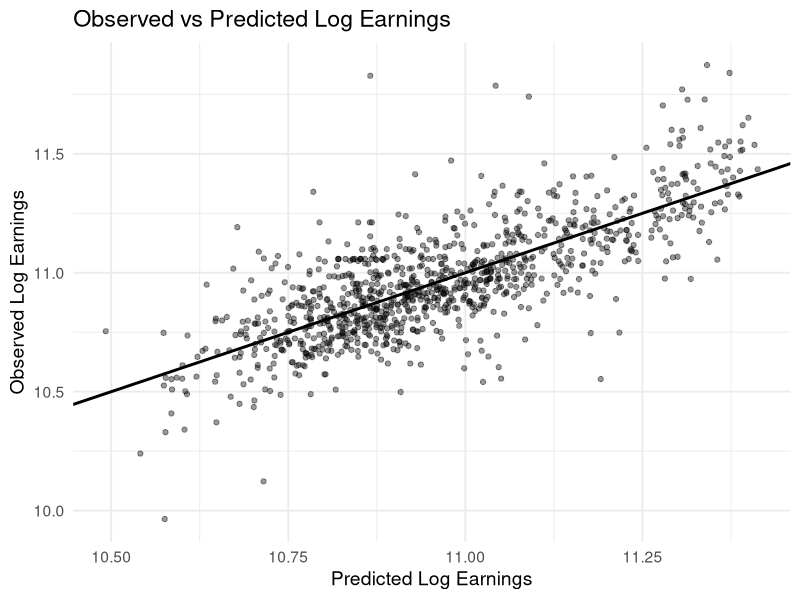
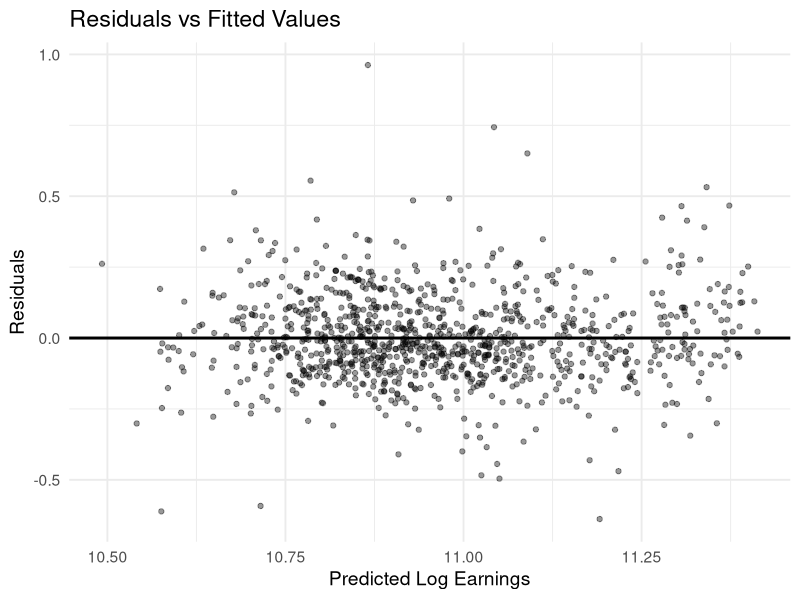
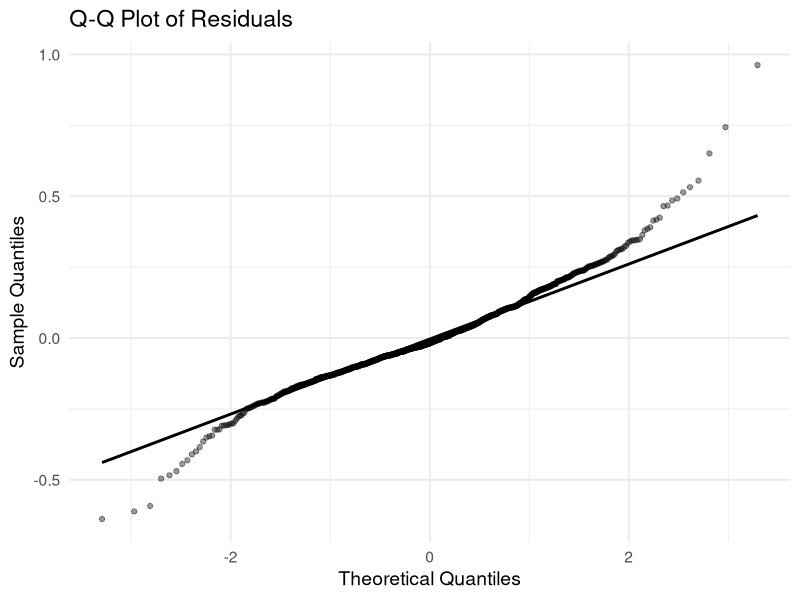
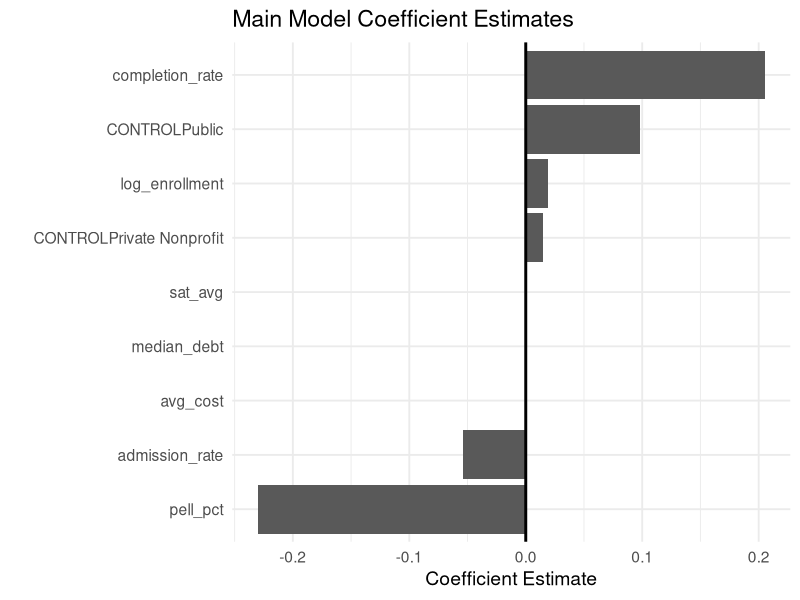
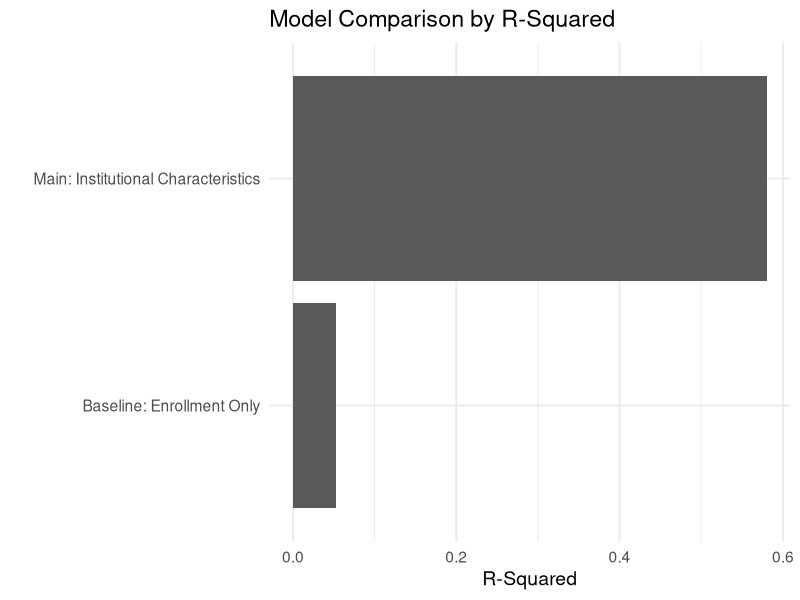

Write the R code that produced these figures, in order.
# --------------------------------------------------
# Visualization Script
# --------------------------------------------------
# This script creates the final visualizations used
# throughout the project report and README.
# The plots focus on model performance, residual diagnostics,
# and coefficient interpretation.
# --------------------------------------------------

library(tidyverse)

# --------------------------------------------------
# Load model outputs
# --------------------------------------------------

model_diagnostics <- read_csv("outputs/model_diagnostics.csv")
model_comparison <- read_csv("outputs/model_comparison.csv")
main_coefficients <- read_csv("outputs/main_model_coefficients.csv")


# --------------------------------------------------
# Observed vs Predicted Plot
# --------------------------------------------------
# Comparing actual log earnings to model predictions.
# A stronger linear pattern suggests better model fit.

observed_vs_predicted <- ggplot(
  model_diagnostics,
  aes(x = predicted_log_earnings, y = log_earnings)
) +
  geom_point(alpha = 0.4) +
  geom_abline(
    slope = 1,
    intercept = 0,
    linewidth = 1
  ) +
  labs(
    title = "Observed vs Predicted Log Earnings",
    x = "Predicted Log Earnings",
    y = "Observed Log Earnings"
  ) +
  theme_minimal(base_size = 14)

observed_vs_predicted



# --------------------------------------------------
# Residuals vs Fitted Plot
# --------------------------------------------------
# Checking whether residuals are randomly spread around zero.
# Clear patterns could suggest the model is missing structure.

residuals_vs_fitted <- ggplot(
  model_diagnostics,
  aes(x = predicted_log_earnings, y = residuals)
) +
  geom_point(alpha = 0.4) +
  geom_hline(
    yintercept = 0,
    linewidth = 1
  ) +
  labs(
    title = "Residuals vs Fitted Values",
    x = "Predicted Log Earnings",
    y = "Residuals"
  ) +
  theme_minimal(base_size = 14)

residuals_vs_fitted



# --------------------------------------------------
# Q-Q Plot
# --------------------------------------------------
# Used to check whether residuals are approximately normal.
# Points close to the line suggest better normality.

qq_plot_residuals <- ggplot(
  model_diagnostics,
  aes(sample = residuals)
) +
  geom_qq(alpha = 0.4) +
  geom_qq_line(linewidth = 1) +
  labs(
    title = "Q-Q Plot of Residuals",
    x = "Theoretical Quantiles",
    y = "Sample Quantiles"
  ) +
  theme_minimal(base_size = 14)

qq_plot_residuals



# --------------------------------------------------
# Coefficient Plot
# --------------------------------------------------
# Visualizing how each variable affects predicted earnings.
# Positive coefficients increase predicted earnings while
# negative coefficients decrease them.

coefficient_plot_data <- main_coefficients %>%
  filter(term != "(Intercept)") %>%
  mutate(term = reorder(term, estimate))

coefficient_plot <- ggplot(
  coefficient_plot_data,
  aes(x = estimate, y = term)
) +
  geom_col() +
  geom_vline(
    xintercept = 0,
    linewidth = 1
  ) +
  labs(
    title = "Main Model Coefficient Estimates",
    x = "Coefficient Estimate",
    y = ""
  ) +
  theme_minimal(base_size = 14)

coefficient_plot


# --------------------------------------------------
# Model Comparison Plot
# --------------------------------------------------
# Comparing baseline and full model performance using R-squared.
# Higher R-squared values indicate better explanatory power.

model_comparison_plot <- model_comparison %>%
  ggplot(aes(x = reorder(model, r.squared), y = r.squared)) +
  geom_col() +
  coord_flip() +
  labs(
    title = "Model Comparison by R-Squared",
    x = "",
    y = "R-Squared"
  ) +
  theme_minimal(base_size = 14)

model_comparison_plot
